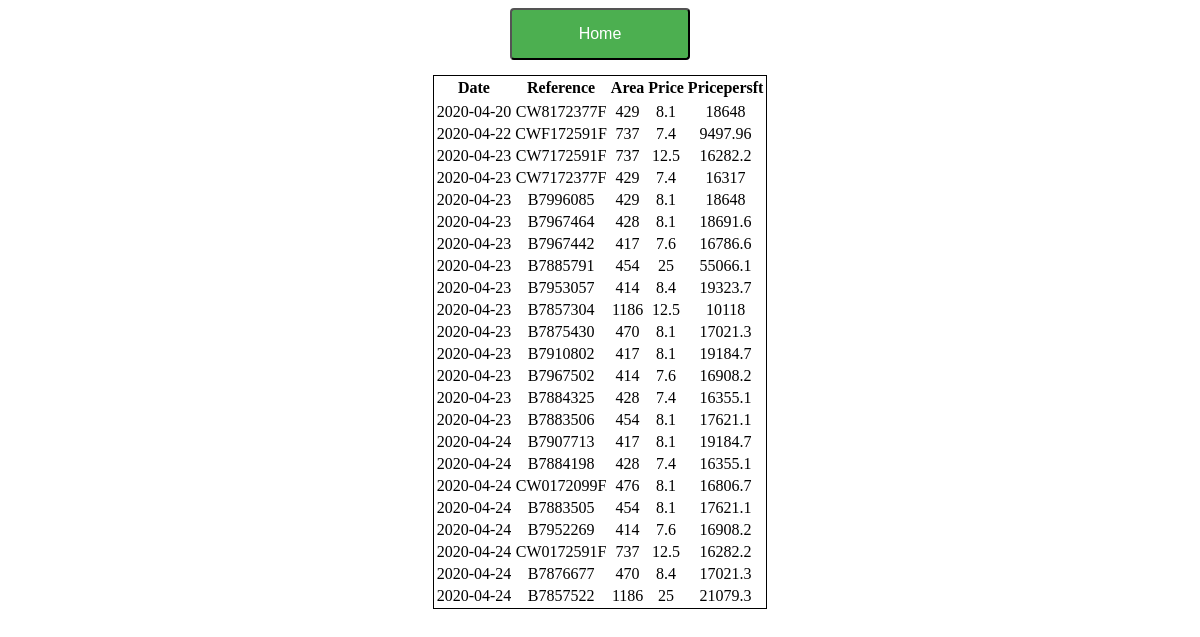
The app's page /home.php with its own data.
### tables this page shows
CREATE TABLE `Propertyhk` (
  `Id` int(3) NOT NULL,
  `Date` date NOT NULL,
  `Ref` text NOT NULL,
  `Area` text NOT NULL,
  `Price` float NOT NULL,
  `Pricepersft` float NOT NULL
);

### htdocs/home.php (the view, shortened to what this page needs)
<!DOCTYPE html>
<html lang="en">
<head>
	 <link rel="stylesheet" href="stile.css?v={CURRENT_TIMESTAMP}" type="text/css"/>
</head>
<body>
  <form action="index.php"> <button type="submit">Home</button> </form>
  <div>
  <?php
  $con = mysqli_connect("localhost", "root", "", "tkoads");
  $sql = "SELECT * FROM Propertyhk ORDER BY Date";
  echo
		  "<table align='center'>
		   <tr>
		     <th>Date</th>
  			 <th>Reference</th>
	  		 <th>Area</th>
         <th>Price</th>
         <th>Pricepersft</th>
		    </tr>
		    <tr>";
  $result = $con->query($sql);
  if ($result->num_rows > 0) {
      while($row = $result->fetch_assoc()) {
		  echo
		  "<tr>
		    <td>" . $row["Date"] . "</td>
			  <td>" . $row["Ref"] . "</td>
			  <td>" . $row["Area"] . "</td>
        <td>" . $row["Price"] . "</td>
        <td>" . $row["Pricepersft"] . "</td>
		    </tr>";
      }
	  echo "</table>";
  } else {
      echo "0 results";
    }
  ?>
 </div>
</body>
</html>

### htdocs/stile.css (style rules this page uses)
button { display: inline-block; font-size: 16px; text-align: center; padding: 15px 32px; margin-bottom: 5px; width: 180px; border-radius: 4px; background-color: #4CAF50; color: white; }
div { display: block; margin: auto; padding: 10px; text-align: center; }
form { display: block; text-align: center; width: 70%; margin: auto; }
table { border: 1px solid black; }

### records on screen
propertyhk: Date "2020-04-20", Ref "CW8172377F", Area "429", Price "8.1", Pricepersft "18648"
propertyhk: Date "2020-04-22", Ref "CWF172591F", Area "737", Price "7.4", Pricepersft "9497.96"
propertyhk: Date "2020-04-23", Ref "CW7172591F", Area "737", Price "12.5", Pricepersft "16282.2"
propertyhk: Date "2020-04-23", Ref "CW7172377F", Area "429", Price "7.4", Pricepersft "16317"
propertyhk: Date "2020-04-23", Ref "B7996085", Area "429", Price "8.1", Pricepersft "18648"
propertyhk: Date "2020-04-23", Ref "B7967464", Area "428", Price "8.1", Pricepersft "18691.6"
propertyhk: Date "2020-04-23", Ref "B7967442", Area "417", Price "7.6", Pricepersft "16786.6"
propertyhk: Date "2020-04-23", Ref "B7885791", Area "454", Price "25", Pricepersft "55066.1"
propertyhk: Date "2020-04-23", Ref "B7953057", Area "414", Price "8.4", Pricepersft "19323.7"
propertyhk: Date "2020-04-23", Ref "B7857304", Area "1186", Price "12.5", Pricepersft "10118"
propertyhk: Date "2020-04-23", Ref "B7875430", Area "470", Price "8.1", Pricepersft "17021.3"
propertyhk: Date "2020-04-23", Ref "B7910802", Area "417", Price "8.1", Pricepersft "19184.7"
propertyhk: Date "2020-04-23", Ref "B7967502", Area "414", Price "7.6", Pricepersft "16908.2"
propertyhk: Date "2020-04-23", Ref "B7884325", Area "428", Price "7.4", Pricepersft "16355.1"
propertyhk: Date "2020-04-23", Ref "B7883506", Area "454", Price "8.1", Pricepersft "17621.1"
propertyhk: Date "2020-04-24", Ref "B7907713", Area "417", Price "8.1", Pricepersft "19184.7"
propertyhk: Date "2020-04-24", Ref "B7884198", Area "428", Price "7.4", Pricepersft "16355.1"
propertyhk: Date "2020-04-24", Ref "CW0172099F", Area "476", Price "8.1", Pricepersft "16806.7"
propertyhk: Date "2020-04-24", Ref "B7883505", Area "454", Price "8.1", Pricepersft "17621.1"
propertyhk: Date "2020-04-24", Ref "B7952269", Area "414", Price "7.6", Pricepersft "16908.2"
propertyhk: Date "2020-04-24", Ref "CW0172591F", Area "737", Price "12.5", Pricepersft "16282.2"
propertyhk: Date "2020-04-24", Ref "B7876677", Area "470", Price "8.4", Pricepersft "17021.3"
propertyhk: Date "2020-04-24", Ref "B7857522", Area "1186", Price "25", Pricepersft "21079.3"
